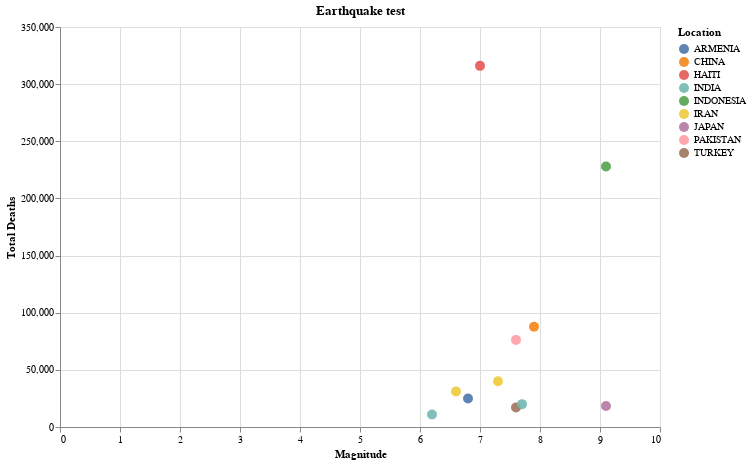

Here is the notebook cell this chart was saved with:
### Code cell
alt.Chart(data_h2_bigones).mark_circle(filled=True, 
                                size=100, 
                                opacity=0.9, 
                                color='tableau20').encode(
    x=alt.X('Mag', title='Magnitude'),
    y=alt.Y('Total Deaths', title='Total Deaths'),
    color=alt.Color('Location', legend=alt.Legend(title='Location')),
    tooltip=['Location Name', 'Year', 'Mag', 'Total Deaths']
).configure_axis(
    tickCount=10
).properties(
    title='Earthquake test',
    width=600,
    height=400
).interactive()

### Figure 1 — Vega-Lite specification as saved in the notebook (floating-point values rounded to 4 significant figures)
{"config": {"view": {"continuousWidth": 400, "continuousHeight": 300}, "axis": {"tickCount": 10}}, "data": {"name": "data-a1d7234b02277e4b9ca2a6607ef20f26"}, "mark": {"type": "circle", "color": "tableau20", "filled": true, "opacity": 0.9, "size": 100}, "encoding": {"color": {"type": "nominal", "field": "Location", "legend": {"title": "Location"}}, "tooltip": [{"type": "nominal", "field": "Location Name"}, {"type": "quantitative", "field": "Year"}, {"type": "quantitative", "field": "Mag"}, {"type": "quantitative", "field": "Total Deaths"}], "x": {"type": "quantitative", "field": "Mag", "title": "Magnitude"}, "y": {"type": "quantitative", "field": "Total Deaths", "title": "Total Deaths"}}, "height": 400, "selection": {"selector010": {"type": "interval", "bind": "scales", "encodings": ["x", "y"]}}, "title": "Earthquake test", "width": 600, "$schema": "https://vega.github.io/schema/vega-lite/v4.8.1.json", "datasets": {"data-a1d7234b02277e4b9ca2a6607ef20f26": [{"Year": 1988.0, "Mag": 6.8, "Total Deaths": 25000.0, "Location Name": "ARMENIA:  LENINAKAN, SPITAK, KIROVAKAN", "Location": "ARMENIA"}, {"Year": 1990.0, "Mag": 7.3, "Total Deaths": 40000.0, "Location Name": "IRAN:  RASHT, QAZVIN, ZANJAN,  RUDBAR, MANJIL", "Location": "IRAN"}, {"Year": 1993.0, "Mag": 6.2, "Total Deaths": 11000.0, "Location Name": "INDIA:  LATUR-OSMANABAD, KILLARI", "Location": "INDIA"}, {"Year": 1999.0, "Mag": 7.6, "Total Deaths": 17120.0, "Location Name": "TURKEY:  ISTANBUL, KOCAELI, SAKARYA", "Location": "TURKEY"}, {"Year": 2001.0, "Mag": 7.7, "Total Deaths": 20000.0, "Location Name": "INDIA:  GUJARAT:  BHUJ, AHMADABAD, RAJOKOT; PAKISTAN", "Location": "INDIA"}, {"Year": 2003.0, "Mag": 6.6, "Total Deaths": 31000.0, "Location Name": "IRAN:  SOUTHEASTERN:  BAM, BARAVAT", "Location": "IRAN"}, {"Year": 2004.0, "Mag": 9.1, "Total Deaths": 227900.0, "Location Name": "INDONESIA:  SUMATRA:  ACEH:  OFF WEST COAST", "Location": "INDONESIA"}, {"Year": 2005.0, "Mag": 7.6, "Total Deaths": 76210.0, "Location Name": "PAKISTAN:  MUZAFFARABAD, URI, ANANTNAG, BARAMULA", "Location": "PAKISTAN"}, {"Year": 2008.0, "Mag": 7.9, "Total Deaths": 87650.0, "Location Name": "CHINA:  SICHUAN PROVINCE", "Location": "CHINA"}, {"Year": 2010.0, "Mag": 7.0, "Total Deaths": 316000.0, "Location Name": "HAITI:  PORT-AU-PRINCE", "Location": "HAITI"}, {"Year": 2011.0, "Mag": 9.1, "Total Deaths": 18430.0, "Location Name": "JAPAN:  HONSHU", "Location": "JAPAN"}]}}
